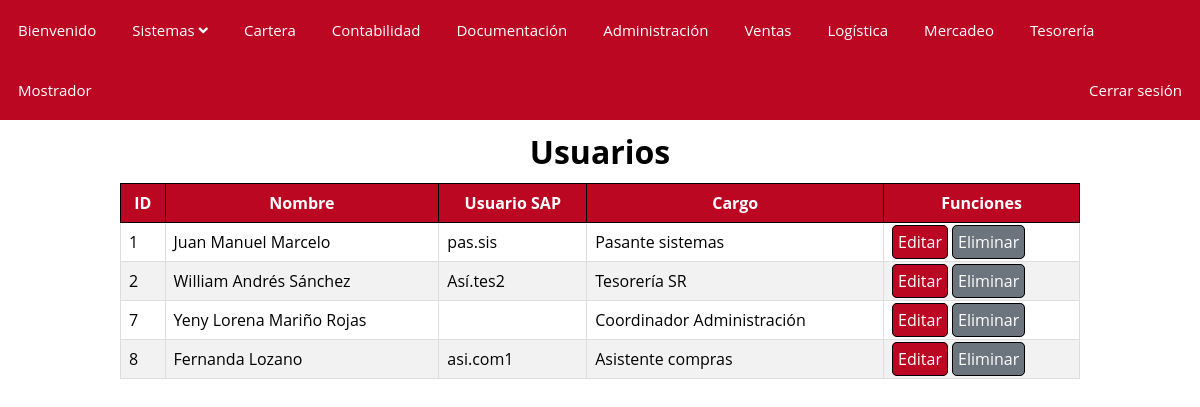
The page / on the database its author committed.
### tables this page shows
CREATE TABLE `users` (
  `id` int(12) NOT NULL,
  `name` varchar(50) NOT NULL,
  `userSap` varchar(50) NOT NULL,
  `user` varchar(30) NOT NULL,
  `password` varchar(30) NOT NULL,
  `ext` int(10) NOT NULL,
  `sede_id` int(12) NOT NULL,
  `charge_id` int(12) NOT NULL,
  `rol_id` int(12) NOT NULL
);

CREATE TABLE `charge` (
  `id` int(12) NOT NULL,
  `name` varchar(50) NOT NULL,
  `area_id` int(12) NOT NULL
);

### controllers/UserController.php (called while the page is built, shortened)
<?php
require 'models/UserModel.php';
class userController
{
    private $userModel;
    public function __construct()
    {
        $this->userModel = new User;
    }
    public function Index()
    {
        $users =  $this->userModel->getAll();
        require 'views/users/listUser.php';
    }
}

### models/UserModel.php (called while the page is built, shortened)
<?php
class User
{
    private $pdo;
    public function __construct()
    {
        try {
            $this->pdo = new Database;
        } catch (PDOException $e) {
            die($e->getMessage());
        }
    }
    public function getAll()
    {
        try {
            $strSql = "SELECT u.*,
                    s.name as sede,
                    c.name as charge
                    FROM users u
                    INNER JOIN sede s
                    ON s.id = u.sede_id
                    INNER JOIN charge c
                    ON c.id = u.charge_id";
            return $this->pdo->select($strSql);
        } catch (PDOException $e) {
            die($e->getMessage());
        }
    }
}

### PDO/Database.php (called while the page is built, shortened)
<?php
class Database extends PDO
{
	public function select($strSql, $arrayData = array(), $fetchMode = PDO::FETCH_OBJ)
	{
		$query = $this->prepare($strSql);
		if (!$query->execute()) {
			echo "Error la consulta no se realizo";
		}
		else
		{
			return $query->fetchAll($fetchMode);
		}
	}
}

### views/users/listUser.php (the view)
<?php
    require 'views/layout.php';
    require 'views/index.php';
?>
<div>
    <h1>Usuarios</h1>
</div>
<table>
    <thead>
        <th>ID</th>
        <th>Nombre</th>
        <th>Usuario SAP</th>
        <th>Cargo</th>
        <th>Funciones</th>
    </thead>
    <tbody>
        <?php foreach ($users as $users) : ?>
            <tr>
                <td><?php echo $users->id ?></td>
                <td><?php echo $users->name ?></td>
                <td><?php echo $users->userSap ?></td>
                <td><?php echo $users->charge ?></td>
                <td><a href="?controller=User&method=edit&id=<?php echo $users->id; ?>" class="bc-save">Editar</a>
                    <a href="?controller=User&method=delete&id=<?php echo $users->id; ?>" class="bc-cancel" onclick="return confirm('Esta seguro de eliminar ?')">Eliminar</a>
                </td>
            </tr>
        <?php endforeach ?>
    </tbody>
</table>

### index.php (shortened to what this page needs)
<?php
	require 'PDO/Database.php';
	if (!isset($_REQUEST['controller'])) {
		$controller = new $controller;
		$controller->index();
	} else {
		$controller = ucwords($_REQUEST['controller']. 'Controller');
		$method		= isset($_REQUEST['method']) ? $_REQUEST['method'] : 'index';
		require 'controllers/'.$controller.'.php';
		$controller = new $controller;
		call_user_func(array($controller, $method));
	}
?>

### views/layout.php (shortened to what this page needs)
<!DOCTYPE html>
<html lang="es">
<head>
    <link rel="stylesheet" href="css/style.css">
    <link rel="stylesheet" href="https://pro.fontawesome.com/releases/v5.10.0/css/all.css">
</head>
<body>
    <nav>
        <ul id="nav" class="topNav">
            <li><a class="active">Bienvenido</a></li>
            <li class="dropdown">
                <a href="#" class="dropbtn">Sistemas <i class="fas fa-angle-down"></i></a>
            </li>
            <li><a href="?controller=User&method=listArchiveAdmin&id=Cartera">Cartera</a></li>
            <li><a href="?controller=User&method=listArchiveAdmin&id=Contabilidad">Contabilidad</a></li>
            <li><a href="?controller=User&method=listArchiveAdmin&id=Documentacion">Documentación</a></li>
            <li><a href="?controller=User&method=listArchiveAdmin&id=Administracion">Administración</a></li>
            <li><a href="?controller=User&method=listArchiveAdmin&id=Ventas">Ventas</a></li>
            <li><a href="?controller=User&method=listArchiveAdmin&id=Logistica">Logística</a></li>
            <li><a href="?controller=User&method=listArchiveAdmin&id=Mercadeo">Mercadeo</a></li>
            <li><a href="?controller=User&method=listArchiveAdmin&id=Tesoreria">Tesorería</a></li>
            <li><a href="?controller=User&method=listArchiveAdmin&id=Mostrador">Mostrador</a></li>
            <li class="rightli"><a href="?controller=User&method=close">Cerrar sesión</a></li>
        </ul>
    </nav>
</body>
</html>

### css/style.css (style rules this page uses)
* { font-family: "Open Sans", sans-serif; box-sizing: border-box; margin: 0; }
h1 { text-align: center; padding: 10px; }
table { width: 80%; background-color: #ffffff; margin: auto; border-collapse: collapse; }
thead th { background-color: #bc0723; border: 1px solid #000000; padding: 8px; color: #ffff; }
tbody td { border: 1px solid #dddddd; text-align: left; padding: 8px; }
tbody tr:nth-child(odd) { background-color: #fff; }
tbody tr:nth-child(even) { background-color: #f2f2f2; }
td a { color: #fff; border: 1px solid #000000; border-radius: 5px; padding: 5px; text-decoration: none; }
.bc-cancel { background-color: #6c757d; }
.bc-save { background-color: #bc0723; }
ul { overflow: hidden; list-style-type: none; margin: 0; padding: 0; background-color: #bc0723; }
li { float: left; }
.active { display: inline-block; color: white; text-align: center; padding: 20px 18px; text-decoration: none; }
li a, .dropbtn { display: inline-block; color: white; text-align: center; padding: 20px 18px; text-decoration: none; font-size: 15px; }
li.dropdown { display: inline; }
.rightli { float: right; }

### rows shown on the page
users: id "1", name "Juan Manuel Marcelo", userSap "pas.sis", charge.name "Pasante sistemas"
users: id "2", name "William Andrés Sánchez", userSap "Así.tes2", charge.name "Tesorería SR"
users: id "7", name "Yeny Lorena Mariño Rojas", charge.name "Coordinador Administración"
users: id "8", name "Fernanda Lozano", userSap "asi.com1", charge.name "Asistente compras"
